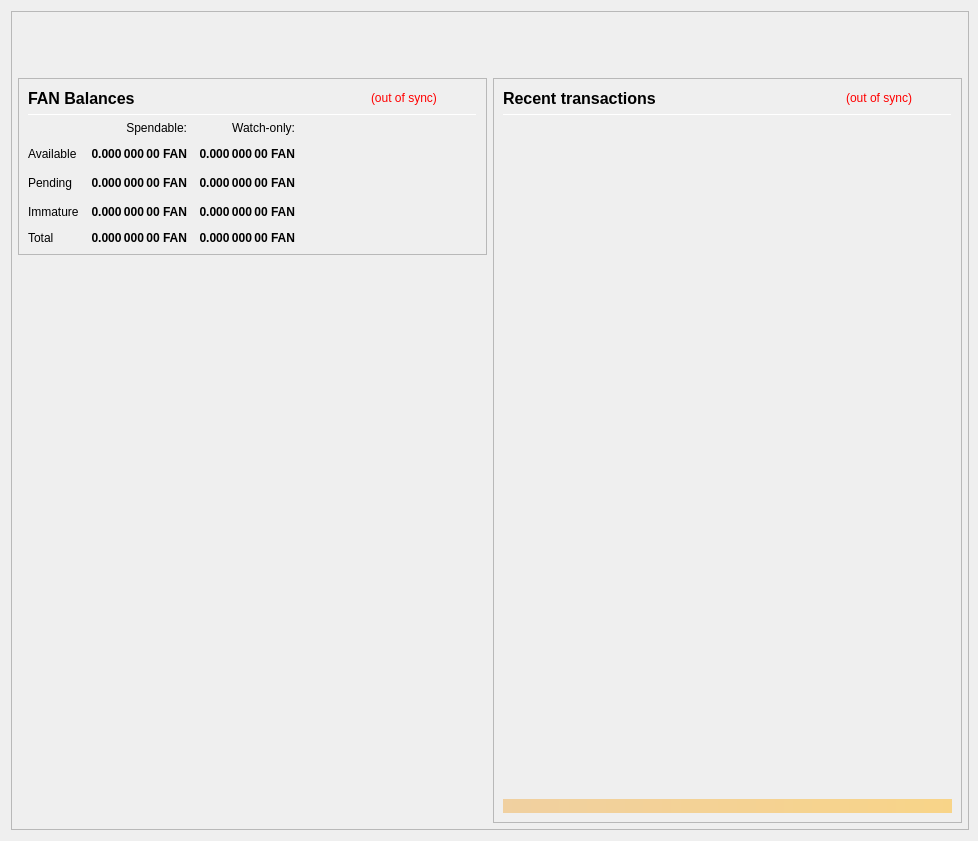
<?xml version="1.0" encoding="UTF-8"?>
<ui version="4.0">
 <class>OverviewPage</class>
 <widget class="QWidget" name="OverviewPage">
  <property name="geometry">
   <rect>
    <x>0</x>
    <y>0</y>
    <width>978</width>
    <height>841</height>
   </rect>
  </property>
  <property name="minimumSize">
   <size>
    <width>960</width>
    <height>682</height>
   </size>
  </property>
  <property name="font">
   <font>
    <weight>50</weight>
    <bold>false</bold>
   </font>
  </property>
  <property name="windowTitle">
   <string>Form</string>
  </property>
  <layout class="QVBoxLayout" name="topLayout" stretch="0">
   <property name="rightMargin">
    <number>9</number>
   </property>
   <item>
    <widget class="QFrame" name="frame_BG">
     <property name="minimumSize">
      <size>
       <width>850</width>
       <height>610</height>
      </size>
     </property>
     <property name="maximumSize">
      <size>
       <width>16777215</width>
       <height>16777215</height>
      </size>
     </property>
     <property name="frameShape">
      <enum>QFrame::StyledPanel</enum>
     </property>
     <property name="frameShadow">
      <enum>QFrame::Raised</enum>
     </property>
     <layout class="QVBoxLayout" name="verticalLayout_3" stretch="0">
      <property name="leftMargin">
       <number>0</number>
      </property>
      <property name="topMargin">
       <number>0</number>
      </property>
      <property name="rightMargin">
       <number>0</number>
      </property>
      <property name="bottomMargin">
       <number>6</number>
      </property>
      <item>
       <layout class="QVBoxLayout" name="verticalLayout_Master" stretch="0,1">
        <property name="leftMargin">
         <number>0</number>
        </property>
        <property name="topMargin">
         <number>0</number>
        </property>
        <property name="rightMargin">
         <number>0</number>
        </property>
        <property name="bottomMargin">
         <number>0</number>
        </property>
        <item>
         <widget class="QFrame" name="frame_Header">
          <layout class="QVBoxLayout" name="verticalLayout_Header" stretch="0">
           <property name="leftMargin">
            <number>0</number>
           </property>
           <property name="topMargin">
            <number>0</number>
           </property>
           <property name="rightMargin">
            <number>0</number>
           </property>
           <property name="bottomMargin">
            <number>0</number>
           </property>
           <item>
            <layout class="QHBoxLayout" name="horizontalLayout_Header" stretch="1,0">
             <property name="spacing">
              <number>6</number>
             </property>
             <item>
              <spacer name="horizontalSpacer_Header">
               <property name="orientation">
                <enum>Qt::Horizontal</enum>
               </property>
               <property name="sizeHint" stdset="0">
                <size>
                 <width>40</width>
                 <height>20</height>
                </size>
               </property>
              </spacer>
             </item>
             <item>
              <widget class="QLabel" name="labelOverviewHeaderRight">
               <property name="minimumSize">
                <size>
                 <width>464</width>
                 <height>60</height>
                </size>
               </property>
               <property name="maximumSize">
                <size>
                 <width>16777215</width>
                 <height>60</height>
                </size>
               </property>
               <property name="font">
                <font>
                 <pointsize>14</pointsize>
                </font>
               </property>
               <property name="text">
                <string/>
               </property>
               <property name="alignment">
                <set>Qt::AlignRight|Qt::AlignTrailing|Qt::AlignVCenter</set>
               </property>
              </widget>
             </item>
            </layout>
           </item>
          </layout>
         </widget>
        </item>
        <item>
         <widget class="QFrame" name="frame_Content">
          <layout class="QVBoxLayout" name="verticalLayout_Content">
           <property name="leftMargin">
            <number>6</number>
           </property>
           <property name="topMargin">
            <number>0</number>
           </property>
           <property name="rightMargin">
            <number>6</number>
           </property>
           <property name="bottomMargin">
            <number>0</number>
           </property>
           <item>
            <layout class="QHBoxLayout" name="horizontalLayout_Content" stretch="1,1">
             <property name="spacing">
              <number>6</number>
             </property>
             <item>
              <layout class="QVBoxLayout" name="verticalLayout_left" stretch="0,0">
               <item>
                <widget class="QFrame" name="frameBalances">
                 <property name="frameShape">
                  <enum>QFrame::StyledPanel</enum>
                 </property>
                 <property name="frameShadow">
                  <enum>QFrame::Raised</enum>
                 </property>
                 <layout class="QVBoxLayout" name="verticalLayout_4">
                  <item>
                   <layout class="QHBoxLayout" name="hlBalancesHeader" stretch="2,0,0">
                    <property name="spacing">
                     <number>6</number>
                    </property>
                    <item>
                     <widget class="QLabel" name="labelBalances">
                      <property name="minimumSize">
                       <size>
                        <width>0</width>
                        <height>0</height>
                       </size>
                      </property>
                      <property name="font">
                       <font>
                        <pointsize>12</pointsize>
                        <weight>75</weight>
                        <bold>true</bold>
                       </font>
                      </property>
                      <property name="text">
                       <string>FAN Balances</string>
                      </property>
                     </widget>
                    </item>
                    <item>
                     <widget class="QLabel" name="labelWalletStatus">
                      <property name="cursor">
                       <cursorShape>WhatsThisCursor</cursorShape>
                      </property>
                      <property name="toolTip">
                       <string>The displayed information may be out of date. Your wallet automatically synchronizes with the Fantasy network after a connection is established, but this process has not completed yet.</string>
                      </property>
                      <property name="styleSheet">
                       <string notr="true">QLabel { color: red; }</string>
                      </property>
                      <property name="text">
                       <string notr="true">(out of sync)</string>
                      </property>
                      <property name="alignment">
                       <set>Qt::AlignLeading|Qt::AlignLeft|Qt::AlignVCenter</set>
                      </property>
                     </widget>
                    </item>
                    <item>
                     <spacer name="hsBalancesHeader">
                      <property name="orientation">
                       <enum>Qt::Horizontal</enum>
                      </property>
                      <property name="sizeHint" stdset="0">
                       <size>
                        <width>40</width>
                        <height>20</height>
                       </size>
                      </property>
                     </spacer>
                    </item>
                   </layout>
                  </item>
                  <item>
                   <widget class="Line" name="lineBalances">
                    <property name="minimumSize">
                     <size>
                      <width>0</width>
                      <height>1</height>
                     </size>
                    </property>
                    <property name="maximumSize">
                     <size>
                      <width>16777215</width>
                      <height>1</height>
                     </size>
                    </property>
                    <property name="orientation">
                     <enum>Qt::Horizontal</enum>
                    </property>
                   </widget>
                  </item>
                  <item>
                   <layout class="QGridLayout" name="gridLayout">
                    <property name="spacing">
                     <number>12</number>
                    </property>
                    <item row="2" column="2">
                     <widget class="QLabel" name="labelWatchPending">
                      <property name="font">
                       <font>
                        <weight>75</weight>
                        <bold>true</bold>
                       </font>
                      </property>
                      <property name="cursor">
                       <cursorShape>ArrowCursor</cursorShape>
                      </property>
                      <property name="toolTip">
                       <string>Unconfirmed transactions to watch-only addresses</string>
                      </property>
                      <property name="text">
                       <string notr="true">0.000 000 00 FAN</string>
                      </property>
                      <property name="alignment">
                       <set>Qt::AlignRight|Qt::AlignTrailing|Qt::AlignVCenter</set>
                      </property>
                      <property name="textInteractionFlags">
                       <set>Qt::NoTextInteraction</set>
                      </property>
                     </widget>
                    </item>
                    <item row="2" column="1">
                     <widget class="QLabel" name="labelUnconfirmed">
                      <property name="font">
                       <font>
                        <weight>75</weight>
                        <bold>true</bold>
                       </font>
                      </property>
                      <property name="cursor">
                       <cursorShape>ArrowCursor</cursorShape>
                      </property>
                      <property name="toolTip">
                       <string>Total of transactions that have yet to be confirmed, and do not yet count toward the spendable balance</string>
                      </property>
                      <property name="text">
                       <string notr="true">0.000 000 00 FAN</string>
                      </property>
                      <property name="alignment">
                       <set>Qt::AlignRight|Qt::AlignTrailing|Qt::AlignVCenter</set>
                      </property>
                      <property name="textInteractionFlags">
                       <set>Qt::NoTextInteraction</set>
                      </property>
                     </widget>
                    </item>
                    <item row="3" column="2">
                     <widget class="QLabel" name="labelWatchImmature">
                      <property name="font">
                       <font>
                        <weight>75</weight>
                        <bold>true</bold>
                       </font>
                      </property>
                      <property name="cursor">
                       <cursorShape>ArrowCursor</cursorShape>
                      </property>
                      <property name="toolTip">
                       <string>Staked or masternode rewards in watch-only addresses that has not yet matured</string>
                      </property>
                      <property name="text">
                       <string notr="true">0.000 000 00 FAN</string>
                      </property>
                      <property name="alignment">
                       <set>Qt::AlignRight|Qt::AlignTrailing|Qt::AlignVCenter</set>
                      </property>
                      <property name="textInteractionFlags">
                       <set>Qt::NoTextInteraction</set>
                      </property>
                     </widget>
                    </item>
                    <item row="4" column="0">
                     <widget class="QLabel" name="labelTotalText">
                      <property name="text">
                       <string>Total</string>
                      </property>
                      <property name="textInteractionFlags">
                       <set>Qt::NoTextInteraction</set>
                      </property>
                     </widget>
                    </item>
                    <item row="3" column="1">
                     <widget class="QLabel" name="labelImmature">
                      <property name="font">
                       <font>
                        <weight>75</weight>
                        <bold>true</bold>
                       </font>
                      </property>
                      <property name="cursor">
                       <cursorShape>ArrowCursor</cursorShape>
                      </property>
                      <property name="toolTip">
                       <string>Staked or masternode rewards that has not yet matured</string>
                      </property>
                      <property name="text">
                       <string notr="true">0.000 000 00 FAN</string>
                      </property>
                      <property name="alignment">
                       <set>Qt::AlignRight|Qt::AlignTrailing|Qt::AlignVCenter</set>
                      </property>
                      <property name="textInteractionFlags">
                       <set>Qt::NoTextInteraction</set>
                      </property>
                     </widget>
                    </item>
                    <item row="2" column="3">
                     <spacer name="hsBalances">
                      <property name="orientation">
                       <enum>Qt::Horizontal</enum>
                      </property>
                      <property name="sizeHint" stdset="0">
                       <size>
                        <width>40</width>
                        <height>20</height>
                       </size>
                      </property>
                     </spacer>
                    </item>
                    <item row="3" column="0">
                     <widget class="QLabel" name="labelImmatureText">
                      <property name="text">
                       <string>Immature</string>
                      </property>
                      <property name="textInteractionFlags">
                       <set>Qt::NoTextInteraction</set>
                      </property>
                     </widget>
                    </item>
                    <item row="4" column="1">
                     <widget class="QLabel" name="labelTotal">
                      <property name="font">
                       <font>
                        <weight>75</weight>
                        <bold>true</bold>
                       </font>
                      </property>
                      <property name="cursor">
                       <cursorShape>ArrowCursor</cursorShape>
                      </property>
                      <property name="toolTip">
                       <string>Your current total balance</string>
                      </property>
                      <property name="text">
                       <string notr="true">0.000 000 00 FAN</string>
                      </property>
                      <property name="alignment">
                       <set>Qt::AlignRight|Qt::AlignTrailing|Qt::AlignVCenter</set>
                      </property>
                      <property name="textInteractionFlags">
                       <set>Qt::NoTextInteraction</set>
                      </property>
                     </widget>
                    </item>
                    <item row="4" column="2">
                     <widget class="QLabel" name="labelWatchTotal">
                      <property name="font">
                       <font>
                        <weight>75</weight>
                        <bold>true</bold>
                       </font>
                      </property>
                      <property name="cursor">
                       <cursorShape>ArrowCursor</cursorShape>
                      </property>
                      <property name="toolTip">
                       <string>Current total balance in watch-only addresses</string>
                      </property>
                      <property name="text">
                       <string notr="true">0.000 000 00 FAN</string>
                      </property>
                      <property name="alignment">
                       <set>Qt::AlignRight|Qt::AlignTrailing|Qt::AlignVCenter</set>
                      </property>
                      <property name="textInteractionFlags">
                       <set>Qt::NoTextInteraction</set>
                      </property>
                     </widget>
                    </item>
                    <item row="0" column="2">
                     <widget class="QLabel" name="labelWatchonly">
                      <property name="text">
                       <string>Watch-only:</string>
                      </property>
                      <property name="alignment">
                       <set>Qt::AlignRight|Qt::AlignTrailing|Qt::AlignVCenter</set>
                      </property>
                     </widget>
                    </item>
                    <item row="1" column="0">
                     <widget class="QLabel" name="labelBalanceText">
                      <property name="text">
                       <string>Available</string>
                      </property>
                      <property name="textInteractionFlags">
                       <set>Qt::NoTextInteraction</set>
                      </property>
                     </widget>
                    </item>
                    <item row="1" column="1">
                     <widget class="QLabel" name="labelBalance">
                      <property name="font">
                       <font>
                        <weight>75</weight>
                        <bold>true</bold>
                       </font>
                      </property>
                      <property name="cursor">
                       <cursorShape>ArrowCursor</cursorShape>
                      </property>
                      <property name="toolTip">
                       <string>Your current spendable balance</string>
                      </property>
                      <property name="text">
                       <string notr="true">0.000 000 00 FAN</string>
                      </property>
                      <property name="alignment">
                       <set>Qt::AlignRight|Qt::AlignTrailing|Qt::AlignVCenter</set>
                      </property>
                      <property name="textInteractionFlags">
                       <set>Qt::NoTextInteraction</set>
                      </property>
                     </widget>
                    </item>
                    <item row="1" column="2">
                     <widget class="QLabel" name="labelWatchAvailable">
                      <property name="font">
                       <font>
                        <weight>75</weight>
                        <bold>true</bold>
                       </font>
                      </property>
                      <property name="cursor">
                       <cursorShape>ArrowCursor</cursorShape>
                      </property>
                      <property name="toolTip">
                       <string>Your current balance in watch-only addresses</string>
                      </property>
                      <property name="text">
                       <string notr="true">0.000 000 00 FAN</string>
                      </property>
                      <property name="alignment">
                       <set>Qt::AlignRight|Qt::AlignTrailing|Qt::AlignVCenter</set>
                      </property>
                      <property name="textInteractionFlags">
                       <set>Qt::NoTextInteraction</set>
                      </property>
                     </widget>
                    </item>
                    <item row="2" column="0">
                     <widget class="QLabel" name="labelPendingText">
                      <property name="text">
                       <string>Pending</string>
                      </property>
                      <property name="textInteractionFlags">
                       <set>Qt::NoTextInteraction</set>
                      </property>
                     </widget>
                    </item>
                    <item row="0" column="1">
                     <widget class="QLabel" name="labelSpendable">
                      <property name="text">
                       <string>Spendable:</string>
                      </property>
                      <property name="alignment">
                       <set>Qt::AlignRight|Qt::AlignTrailing|Qt::AlignVCenter</set>
                      </property>
                     </widget>
                    </item>
                   </layout>
                  </item>
                 </layout>
                </widget>
               </item>
               <item>
                <spacer name="verticalSpacer">
                 <property name="orientation">
                  <enum>Qt::Vertical</enum>
                 </property>
                 <property name="sizeHint" stdset="0">
                  <size>
                   <width>20</width>
                   <height>40</height>
                  </size>
                 </property>
                </spacer>
               </item>
              </layout>
             </item>
             <item>
              <layout class="QVBoxLayout" name="verticalLayout_right" stretch="1">
               <item>
                <widget class="QFrame" name="frame_RecentTransactions">
                 <property name="minimumSize">
                  <size>
                   <width>0</width>
                   <height>0</height>
                  </size>
                 </property>
                 <property name="frameShape">
                  <enum>QFrame::StyledPanel</enum>
                 </property>
                 <property name="frameShadow">
                  <enum>QFrame::Raised</enum>
                 </property>
                 <layout class="QVBoxLayout" name="verticalLayout_1" stretch="0,0,0,0,0">
                  <item>
                   <layout class="QHBoxLayout" name="horizontalLayout_2" stretch="2,0,0">
                    <property name="spacing">
                     <number>3</number>
                    </property>
                    <item>
                     <widget class="QLabel" name="label_4">
                      <property name="minimumSize">
                       <size>
                        <width>0</width>
                        <height>20</height>
                       </size>
                      </property>
                      <property name="font">
                       <font>
                        <pointsize>12</pointsize>
                        <weight>75</weight>
                        <bold>true</bold>
                       </font>
                      </property>
                      <property name="text">
                       <string>Recent transactions</string>
                      </property>
                     </widget>
                    </item>
                    <item>
                     <widget class="QLabel" name="labelTransactionsStatus">
                      <property name="cursor">
                       <cursorShape>WhatsThisCursor</cursorShape>
                      </property>
                      <property name="toolTip">
                       <string>The displayed information may be out of date. Your wallet automatically synchronizes with the Fantasy network after a connection is established, but this process has not completed yet.</string>
                      </property>
                      <property name="styleSheet">
                       <string notr="true">QLabel { color: red; }</string>
                      </property>
                      <property name="text">
                       <string notr="true">(out of sync)</string>
                      </property>
                      <property name="alignment">
                       <set>Qt::AlignRight|Qt::AlignTrailing|Qt::AlignVCenter</set>
                      </property>
                     </widget>
                    </item>
                    <item>
                     <spacer name="horizontalSpacer">
                      <property name="orientation">
                       <enum>Qt::Horizontal</enum>
                      </property>
                      <property name="sizeHint" stdset="0">
                       <size>
                        <width>40</width>
                        <height>20</height>
                       </size>
                      </property>
                     </spacer>
                    </item>
                   </layout>
                  </item>
                  <item>
                   <widget class="Line" name="line">
                    <property name="minimumSize">
                     <size>
                      <width>0</width>
                      <height>1</height>
                     </size>
                    </property>
                    <property name="maximumSize">
                     <size>
                      <width>16777215</width>
                      <height>1</height>
                     </size>
                    </property>
                    <property name="orientation">
                     <enum>Qt::Horizontal</enum>
                    </property>
                   </widget>
                  </item>
                  <item>
                   <widget class="QListView" name="listTransactions">
                    <property name="minimumSize">
                     <size>
                      <width>0</width>
                      <height>0</height>
                     </size>
                    </property>
                    <property name="styleSheet">
                     <string notr="true">QListView { background: transparent; }</string>
                    </property>
                    <property name="frameShape">
                     <enum>QFrame::NoFrame</enum>
                    </property>
                    <property name="verticalScrollBarPolicy">
                     <enum>Qt::ScrollBarAlwaysOff</enum>
                    </property>
                    <property name="horizontalScrollBarPolicy">
                     <enum>Qt::ScrollBarAlwaysOff</enum>
                    </property>
                    <property name="selectionMode">
                     <enum>QAbstractItemView::NoSelection</enum>
                    </property>
                   </widget>
                  </item>
                  <item>
                   <spacer name="verticalSpacer_2">
                    <property name="orientation">
                     <enum>Qt::Vertical</enum>
                    </property>
                    <property name="sizeType">
                     <enum>QSizePolicy::Expanding</enum>
                    </property>
                    <property name="sizeHint" stdset="0">
                     <size>
                      <width>20</width>
                      <height>40</height>
                     </size>
                    </property>
                   </spacer>
                  </item>
                  <item>
                   <widget class="QLabel" name="labelAlerts">
                    <property name="maximumSize">
                     <size>
                      <width>16777215</width>
                      <height>16777215</height>
                     </size>
                    </property>
                    <property name="styleSheet">
                     <string notr="true">background-color: qlineargradient(x1: 0, y1: 0, x2: 1, y2: 0, stop:0 #F0D0A0, stop:1 #F8D488); color:#000000;</string>
                    </property>
                    <property name="text">
                     <string/>
                    </property>
                    <property name="wordWrap">
                     <bool>true</bool>
                    </property>
                    <property name="margin">
                     <number>3</number>
                    </property>
                   </widget>
                  </item>
                 </layout>
                </widget>
               </item>
              </layout>
             </item>
            </layout>
           </item>
          </layout>
         </widget>
        </item>
       </layout>
      </item>
     </layout>
    </widget>
   </item>
  </layout>
 </widget>
 <resources/>
 <connections/>
</ui>
